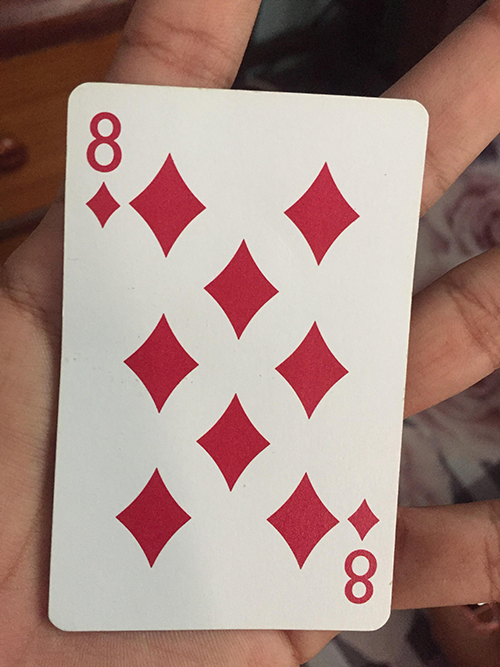
#> input picture data/images/8_diamonds.png, 500 x 667 px
$ python object_detection.py
#> lines starting #> are read from the running program, lines starting #| are printed output that depends on the picture; after the words box and inside, x2 and y2 are one past the last pixel; in counts of white or black regions, pixels touching at a corner belong together
#> further down, input_image is the input picture: shape (667, 500, 3); mean B, G, R 130.6, 138, 165.9
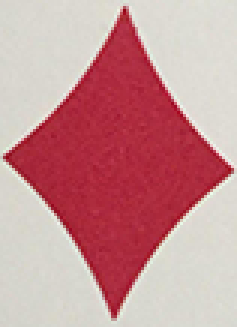
#> input picture data/images/diamonds_template.png, 79 x 109 px (shown 3 times larger)
#> further down, image_template is the input picture: shape (109, 79, 3); mean B, G, R 149.8, 147.1, 199.9
# -*- coding: utf-8 -*-
"""
Created on Mon Jun 21 15:54:02 2021

@author: raja

"""

import cv2
import time
import numpy as np
import matplotlib.pyplot as plt

def single_template_match(input_image, template_image):

    # convert images to gray scalre
    input_image_gray = cv2.cvtColor(input_image, cv2.COLOR_BGR2GRAY)
    image_template_gray = cv2.cvtColor(image_template, cv2.COLOR_BGR2GRAY)

    # apply template matching
    print("Info: seraching template in image")
    match_result = cv2.matchTemplate(input_image_gray, image_template_gray,
                                     cv2.TM_CCOEFF_NORMED)

    # compute bounding box
    (min_val, max_val, min_loc, max_loc) = cv2.minMaxLoc(match_result)

    (startX, startY) = max_loc

    endX = startX + image_template.shape[1]
    endY = startY + image_template.shape[0]

    # display results
    fig, ax = plt.subplots(2, 2, figsize=(30,12), sharex=True, sharey=True)
    ax[0,0].imshow(cv2.cvtColor(input_image, cv2.COLOR_BGR2RGB))
    ax[0,0].title.set_text("Image")

    ax[0,1].imshow(cv2.cvtColor(image_template, cv2.COLOR_BGR2RGB))
    ax[0,1].title.set_text("Template")

    ax[1,0].imshow(match_result)
    ax[1,0].title.set_text("Template Correlation")

    cv2.rectangle(input_image, (startX, startY), (endX, endY), (255, 0, 0), 5)
    ax[1,1].imshow(cv2.cvtColor(input_image, cv2.COLOR_BGR2RGB))
    ax[1,1].title.set_text("Match Result")

    print("Info: save result")
    fig.suptitle("Single Template Match")
    fig.savefig("../results/template_matching" + str(int(time.time())) + ".png")

def non_maxima_suppression(bboxes, overlap_threshold=0.3):

    if len(bboxes) == 0:
        return []
    bboxes = bboxes.astype("float")

    bboxes_filtered = []

    x1 = bboxes[:,0]
    y1 = bboxes[:,1]
    x2 = bboxes[:,2]
    y2 = bboxes[:,3]

    bboxes_area = (x2 - x1 + 1) * (y2 - y1 + 1)
    idx = np.argsort(y2)

    filtered_idx = []

    while len(idx) > 0:
        last = len(idx) - 1
        i = idx[last]
        filtered_idx.append(i)

        xx1 = np.maximum(x1[i], x1[idx[:last]])
        yy1 = np.maximum(y1[i], y1[idx[:last]])
        xx2 = np.minimum(x2[i], x2[idx[:last]])
        yy2 = np.minimum(y2[i], y2[idx[:last]])

        width = np.maximum(0, (xx2 - xx1 + 1))
        height = np.maximum(0, (yy2 - yy1 + 1))

        overlap_ratio = (width * height) / bboxes_area[:last]

        idx = np.delete(idx, np.concatenate(([last], np.where( overlap_ratio > overlap_threshold)[0])))


    bboxes_filtered = bboxes[filtered_idx].astype("int")

    return bboxes_filtered

def multiple_template_match(input_image, image_template, threshold=0.8):

    # convert images to gray scalre
#> called with threshold = 0.8
    input_image_gray = cv2.cvtColor(input_image, cv2.COLOR_BGR2GRAY)
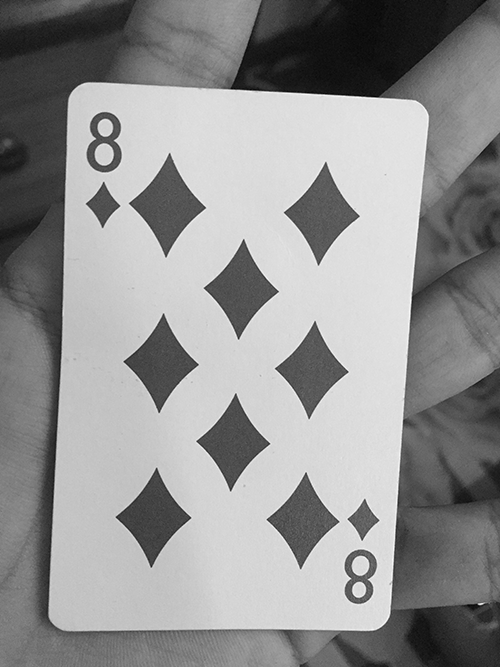
#> input_image_gray: shape (667, 500); min 0, max 254, mean 145.5
    image_template_gray = cv2.cvtColor(image_template, cv2.COLOR_BGR2GRAY)
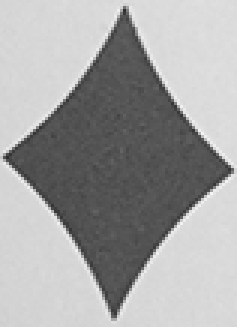
#> image_template_gray: shape (109, 79) (shown 3 times larger); min 46, max 245, mean 163.2

    # apply template matching
    print("Info: seraching template in image")
    match_result = cv2.matchTemplate(input_image_gray, image_template_gray,
                                     cv2.TM_CCOEFF_NORMED)
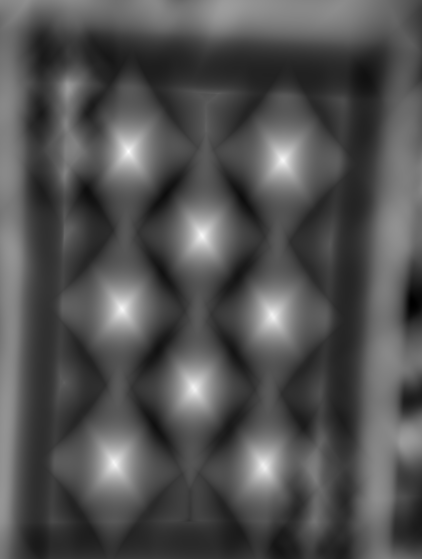
#> match_result: shape (559, 422) float32; min -0.528, max 1, mean -0.0359; drawn with min black and max white

    # compute bounding box
    (ys, xs) = np.where( match_result >= threshold)
#> ys = 601 values from 146 to 471; xs = 601 values, max 286 at index 94, min 111 at index 457, mean 195.8
    template_width = image_template.shape[1]
#> template_width = 79
    template_height = image_template.shape[0]
#> template_height = 109

    bboxes = [[x, y, x + template_width, y + template_height] for x,y in zip(xs, ys)]
#> bboxes = 601 items, first 6: [125, 146, 204, 255], [126, 146, 205, 255], [127, 146, 206, 255], [128, 146, 207, 255], [129, 146, 208, 255], [130, 146, 209, 255]

    bboxes_nms = non_maxima_suppression(np.array(bboxes))
#> in non_maxima_suppression, `bboxes = bboxes.astype("float")`: bboxes = 601 rows, first 6: [125, 146, 204, 255], [126, 146, 205, 255], [127, 146, 206, 255], [128, 146, 207, 255], [129, 146, 208, 255], [130, 146, 209, 255]
#> in non_maxima_suppression, `x1 = bboxes[:,0]`: x1 has the same summary as xs in multiple_template_match
#> in non_maxima_suppression, `y1 = bboxes[:,1]`: y1 = 601 values from 146 to 471
#> in non_maxima_suppression, `x2 = bboxes[:,2]`: x2 = 601 values, max 365 at index 94, min 190 at index 457, mean 274.8
#> in non_maxima_suppression, `y2 = bboxes[:,3]`: y2 = 601 values from 255 to 580
#> in non_maxima_suppression, `bboxes_area = (x2 - x1 + 1) * (y2 - y1 + 1)`: bboxes_area = 601 values from 8800 to 8800
#> in non_maxima_suppression, `idx = np.argsort(y2)`: idx = 601 values, max 600 at index 599, min 0 at index 0, mean 300
#> the loop in non_maxima_suppression, `while len(idx) > 0:` made 8 passes
#> (last, i) on passes 1 to 8: (600, 599), (531, 576), (456, 455), (380, 380), (309, 321), (234, 232), (157, 151), (79, 82)
#> after the loop in non_maxima_suppression, `while len(idx) > 0:`: filtered_idx = [599, 576, 455, 380, 321, 232, 151, 82]; idx = empty array
#> in non_maxima_suppression, `bboxes_filtered = bboxes[filtered_idx].astype("int")`: bboxes_filtered = [[265, 471, 344, 580], [116, 468, 195, 577], [195, 393, 274, 502], [274, 321, 353, 430], [125, 313, 204, 422], [202, 240, 281, 349], [280, 164, 359, 273], [127, 156, 206, 265]]
#> bboxes_nms has the same summary as bboxes_filtered in non_maxima_suppression

    # display results
    fig, ax = plt.subplots(3, 2, figsize=(30,12), sharex=True, sharey=True)
    ax[0,0].imshow(cv2.cvtColor(input_image, cv2.COLOR_BGR2RGB))
    ax[0,0].title.set_text("Image")

    ax[0,1].imshow(cv2.cvtColor(image_template, cv2.COLOR_BGR2RGB))
    ax[0,1].title.set_text("Template")

    ax[1,0].imshow(match_result)
    ax[1,0].title.set_text("Template Correlation")

    input_copy = input_image.copy()
    for bbox in bboxes:
        cv2.rectangle(input_copy, (bbox[0], bbox[1]), (bbox[2], bbox[3]), (255, 0, 0), 5)
#> this loop made 601 passes
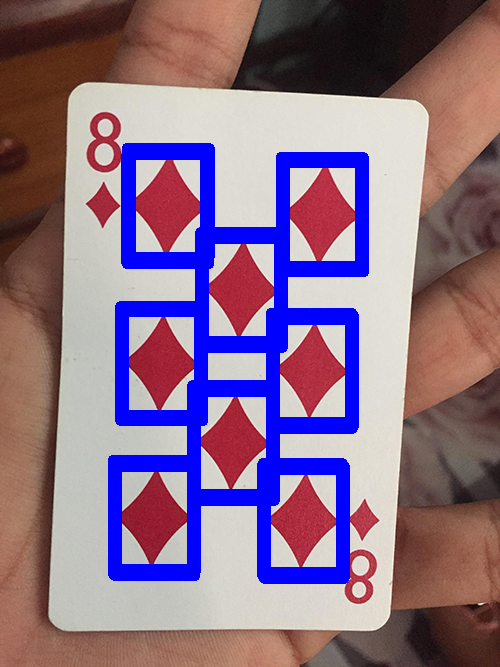
#> input_copy: shape (667, 500, 3); 12.18% of pixels changed, all inside (x1, y1, x2, y2) = (108, 143, 369, 584)
    ax[1,1].imshow(cv2.cvtColor(input_copy, cv2.COLOR_BGR2RGB))
    ax[1,1].title.set_text("Match Result: " + str(len(bboxes)))

    for bbox in bboxes_nms:
        cv2.rectangle(input_image, (bbox[0], bbox[1]), (bbox[2], bbox[3]), (255, 0, 0), 5)
#> this loop made 8 passes
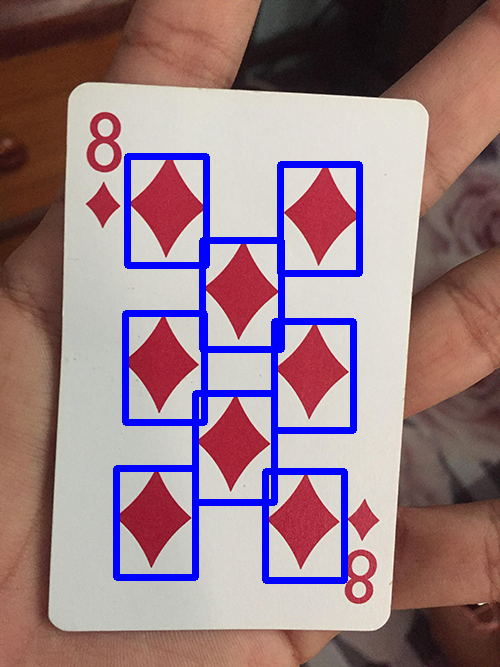
#> input_image: shape (667, 500, 3); 5.81% of pixels changed, all inside (x1, y1, x2, y2) = (113, 153, 363, 584)
    ax[2,0].imshow(cv2.cvtColor(input_image, cv2.COLOR_BGR2RGB))
    ax[2,0].title.set_text("Match Result: " + str(len(bboxes_nms)))

    print("Info: save result")
    fig.suptitle("Multiple Template Match")
    fig.savefig("../results/template_matching" + str(int(time.time())) + ".png")
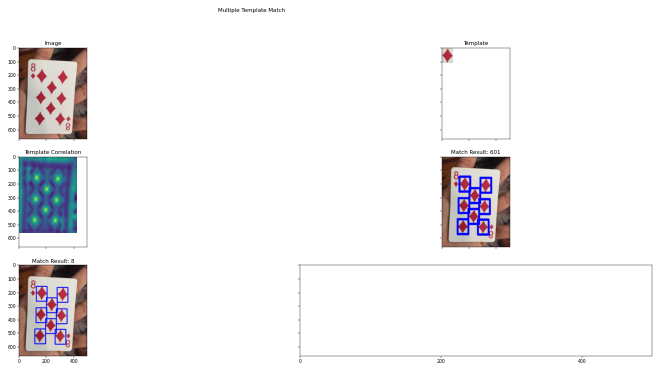
#> figure drawn by matplotlib, 5 panels


if __name__ == "__main__":

    # read images
    print("Info: Reading images")
    input_image = cv2.imread("../data/images/8_diamonds.png")
    image_template = cv2.imread("../data/images/diamonds_template.png")


    # process images

    #single_template_match(input_image, image_template)
    multiple_template_match(input_image, image_template)


"""
credits
Adrian Rosebrock, OpenCV Face Recognition, PyImageSearch,
https://www.pyimagesearch.com/2018/09/24/opencv-face-recognition/,
accessed on 21 June 2021

"""
